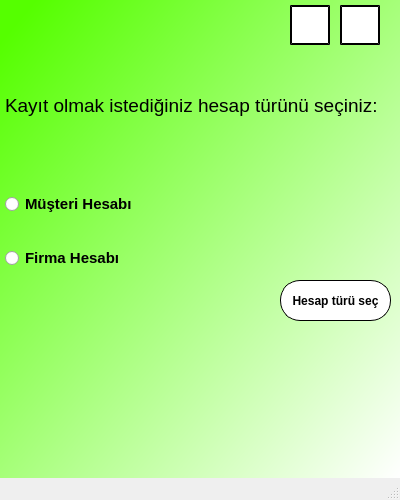
<?xml version="1.0" encoding="UTF-8"?>
<ui version="4.0">
 <class>MainWindow</class>
 <widget class="QMainWindow" name="MainWindow">
  <property name="geometry">
   <rect>
    <x>0</x>
    <y>0</y>
    <width>400</width>
    <height>500</height>
   </rect>
  </property>
  <property name="windowTitle">
   <string>Hesap Kayıt Ekranı</string>
  </property>
  <property name="styleSheet">
   <string notr="true"/>
  </property>
  <widget class="QWidget" name="centralwidget">
   <property name="styleSheet">
    <string notr="true">QWidget#centralwidget{
background-color:qlineargradient(spread:pad, x1:0, y1:0, x2:1, y2:1, stop:0.0451977 rgba(85, 255, 0, 255), stop:1 rgba(255, 255, 255, 255));}</string>
   </property>
   <widget class="QPushButton" name="pushButton_hesapturusec">
    <property name="geometry">
     <rect>
      <x>280</x>
      <y>280</y>
      <width>111</width>
      <height>41</height>
     </rect>
    </property>
    <property name="font">
     <font>
      <weight>75</weight>
      <bold>true</bold>
     </font>
    </property>
    <property name="styleSheet">
     <string notr="true">border-radius:20px;
background-color:white;border:1px solid;</string>
    </property>
    <property name="text">
     <string>Hesap türü seç</string>
    </property>
   </widget>
   <widget class="QWidget" name="verticalLayoutWidget">
    <property name="geometry">
     <rect>
      <x>5</x>
      <y>49</y>
      <width>397</width>
      <height>221</height>
     </rect>
    </property>
    <layout class="QVBoxLayout" name="verticalLayout">
     <property name="spacing">
      <number>30</number>
     </property>
     <item>
      <widget class="QLabel" name="label">
       <property name="styleSheet">
        <string notr="true">font-size:19px;</string>
       </property>
       <property name="text">
        <string>Kayıt olmak istediğiniz hesap türünü seçiniz:</string>
       </property>
      </widget>
     </item>
     <item>
      <widget class="QRadioButton" name="radioButton_musteri">
       <property name="font">
        <font>
         <pointsize>-1</pointsize>
         <weight>75</weight>
         <bold>true</bold>
        </font>
       </property>
       <property name="styleSheet">
        <string notr="true">font-size:15px</string>
       </property>
       <property name="text">
        <string>Müşteri Hesabı</string>
       </property>
      </widget>
     </item>
     <item>
      <widget class="QRadioButton" name="radioButton_firma">
       <property name="font">
        <font>
         <pointsize>-1</pointsize>
         <weight>75</weight>
         <bold>true</bold>
        </font>
       </property>
       <property name="styleSheet">
        <string notr="true">font-size:15px</string>
       </property>
       <property name="text">
        <string>Firma Hesabı</string>
       </property>
      </widget>
     </item>
    </layout>
   </widget>
   <widget class="QPushButton" name="pushButton_home">
    <property name="geometry">
     <rect>
      <x>340</x>
      <y>5</y>
      <width>40</width>
      <height>40</height>
     </rect>
    </property>
    <property name="autoFillBackground">
     <bool>false</bool>
    </property>
    <property name="styleSheet">
     <string notr="true">background-color: white;border-color: black;border-width: 2px; border-style: outset;</string>
    </property>
    <property name="text">
     <string/>
    </property>
    <property name="iconSize">
     <size>
      <width>25</width>
      <height>25</height>
     </size>
    </property>
   </widget>
   <widget class="QPushButton" name="pushButton_return">
    <property name="geometry">
     <rect>
      <x>290</x>
      <y>5</y>
      <width>40</width>
      <height>40</height>
     </rect>
    </property>
    <property name="styleSheet">
     <string notr="true">background-color: white;border-color: black;border-width: 2px; border-style: outset;</string>
    </property>
    <property name="text">
     <string/>
    </property>
    <property name="iconSize">
     <size>
      <width>25</width>
      <height>25</height>
     </size>
    </property>
   </widget>
  </widget>
  <widget class="QMenuBar" name="menubar">
   <property name="geometry">
    <rect>
     <x>0</x>
     <y>0</y>
     <width>400</width>
     <height>21</height>
    </rect>
   </property>
  </widget>
  <widget class="QStatusBar" name="statusbar"/>
 </widget>
 <tabstops>
  <tabstop>radioButton_musteri</tabstop>
  <tabstop>radioButton_firma</tabstop>
  <tabstop>pushButton_hesapturusec</tabstop>
  <tabstop>pushButton_return</tabstop>
  <tabstop>pushButton_home</tabstop>
 </tabstops>
 <resources/>
 <connections/>
</ui>
